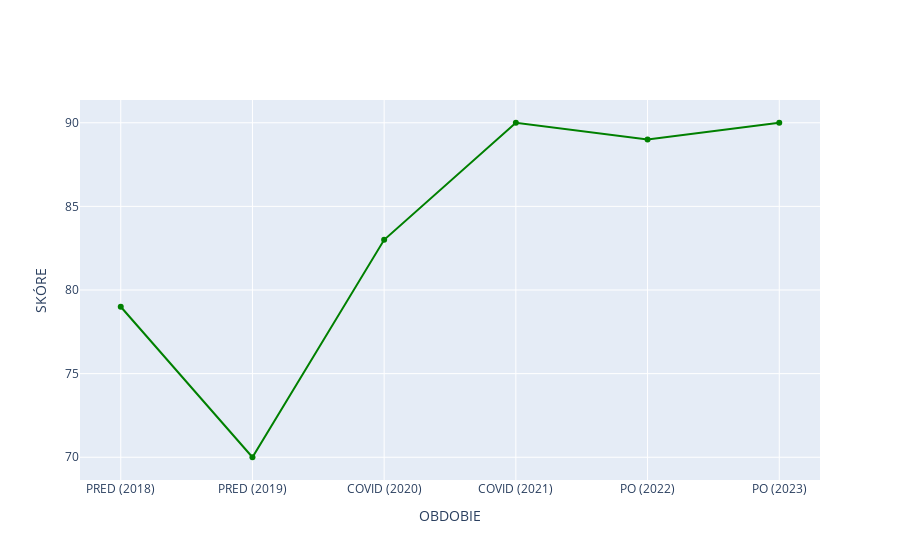

Source (notebook cell):
### Code cell
import plotly.graph_objects as go
import pandas as pd

df = pd.read_csv('data_plot2.csv', delimiter=';')

fig = go.Figure()

# Add the first curve
fig.add_trace(go.Scatter(x=df['YEAR'], y=df['b12'], name='vitamín b12', line=dict(color='green')))

fig.update_layout(
    xaxis_title="OBDOBIE",
    yaxis_title="SKÓRE",
)

### Figure 1 — Plotly figure (JSON) as saved in the notebook; plotly's stock layout.template omitted (floating-point values rounded to 4 significant figures)
{"data": [{"line": {"color": "green"}, "name": "vitamín b12", "type": "scatter", "x": ["PRED (2018)", "PRED (2019)", "COVID (2020)", "COVID (2021)", "PO (2022)", "PO (2023)"], "y": [79, 70, 83, 90, 89, 90]}], "layout": {"xaxis": {"title": {"text": "OBDOBIE"}}, "yaxis": {"title": {"text": "SKÓRE"}}}}
